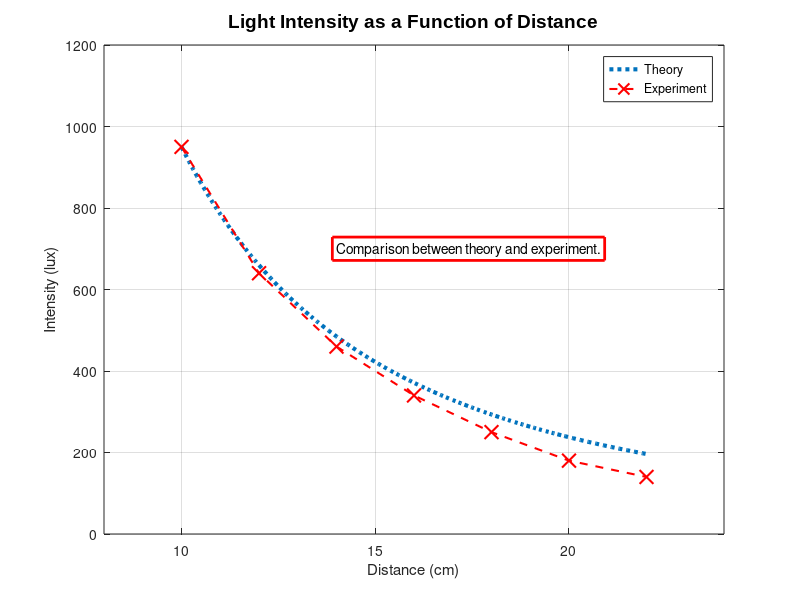
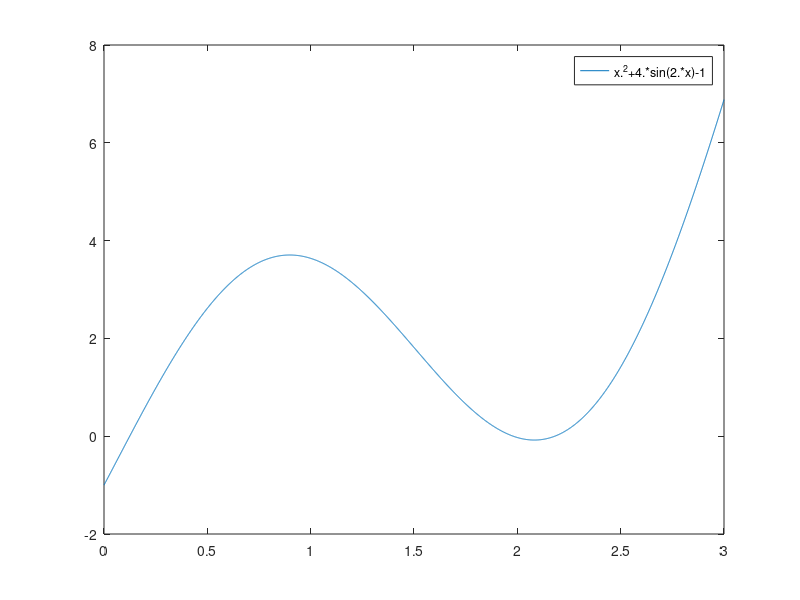
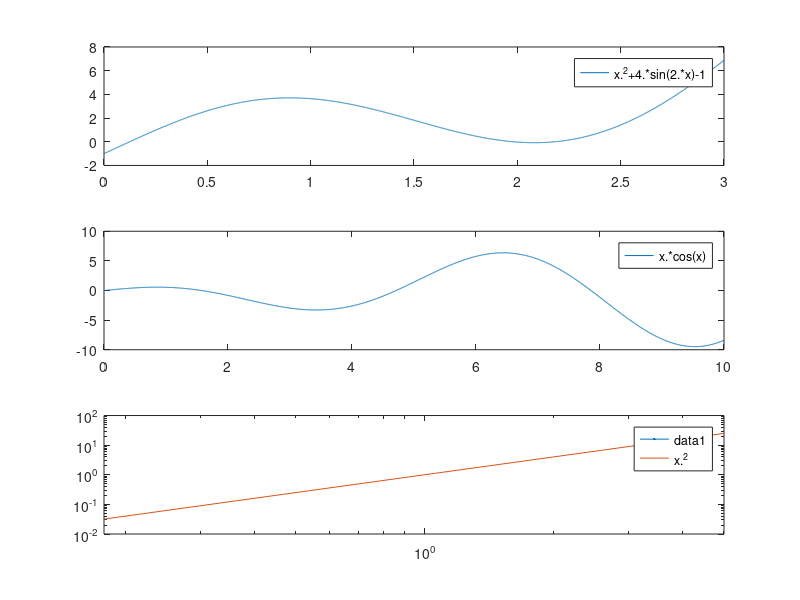

MATLAB code for these plots, in order:
clc
clear
fprintf('Name and Date:         Jeremy Stark 02/27/2019\n');
fprintf('Course and Section:    ENGR297 and class # 22749\n');
fprintf('Problem:               Matlab Classwork 6\n');
fprintf('Statement:             Plotting graphs in matlab\n\n');

figure
x=(10:0.1:22);
y=95000./x.^2;
xd=(10:2:22);
yd=[950 640 460 340 250 180 140];
plot(x,y,':','LineWidth', 3);
xlabel('Distance (cm)');
ylabel('Intensity (lux)');
title('\fontname{Arial}Light Intensity as a Function of Distance','FontSize', 14);
axis([8 24 0 1200])
text(14, 700, 'Comparison between theory and experiment.', 'EdgeColor', 'r', 'LineWidth', 2);
grid
hold on 
plot(xd,yd,'rx--','linewidth',1.5,'markersize',10)
legend('Theory','Experiment')
% gtext('Jeremy Stark')
hold off

figure 
fplot('x^2+4*sin(2*x)-1', [0,3])

figure
subplot(3,1,1)
fplot('x^2+4*sin(2*x)-1', [0,3])
subplot(3,1,2)
fplot('x*cos(x)',[0,10])
subplot(3,1,3)
loglog(0,0.1)
hold on 
fplot('x^2', [-5,5])
hold off
